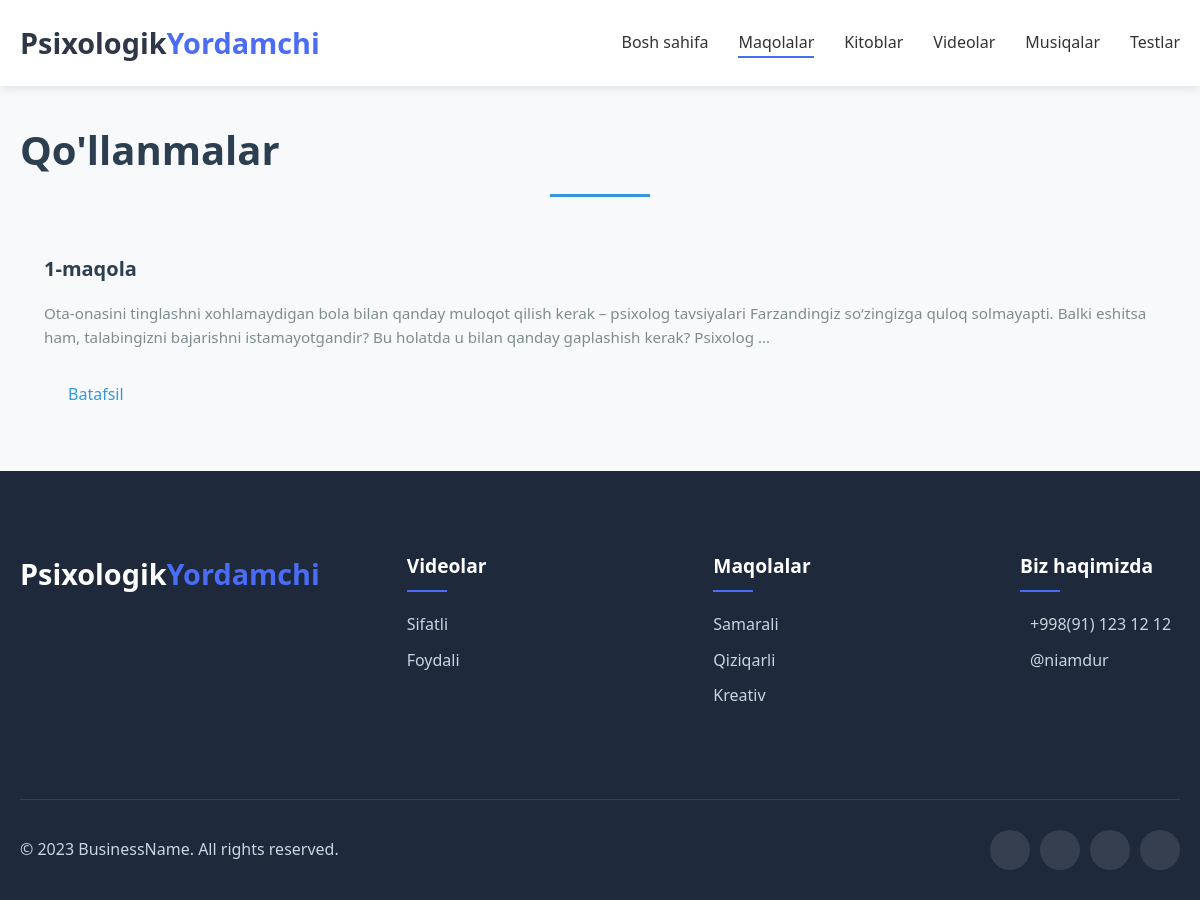
/guides/, run on the app's committed database.
### app/models.py (models this page shows, shortened)
class Guide(models.Model):
    title = models.CharField(max_length=200)
    content = models.TextField()
    created_at = models.DateTimeField(auto_now_add=True)
    class Meta:
        verbose_name = 'Maqolalar '
        verbose_name_plural = 'Maqolalar '

### app/views.py (the view)
# urls.py: path('guides/', views.guides, name='guides'),
def guides(request):
    guides = Guide.objects.all()
    return render(request, 'guides.html', {'guides': guides})

### templates/guides.html (shortened to what this page needs)
{% extends 'base.html' %}
{% load static %}
{% block content %}
<div class="container py-5">
    <h1 class="text-center mb-4">Qo'llanmalar</h1>
    <div class="row">
        {% for guide in guides %}
            <div class="col-md-6 mb-4">
                <div class="card shadow-sm">
                    <div class="card-body">
                        <h5 class="card-title">{{ guide.title }}</h5>
                        <p class="card-text">{{ guide.content|truncatewords:30 }}</p>
                        <a href="{% url 'guide_detail' guide.pk%}" class="btn btn-outline-primary">Batafsil</a>
                    </div>
                </div>
            </div>
        {% empty %}
            <div class="col-12">
                <p class="text-center">Hozircha qo'llanmalar yo'q.</p>
            </div>
        {% endfor %}
    </div>
</div>
{% endblock %}

### templates/base.html (style rules this page uses)
* { margin: 0; padding: 0; box-sizing: border-box; }
body { font-family: 'Segoe UI', Tahoma, Geneva, Verdana, sans-serif; line-height: 1.6; color: #333; background-color: #f8f9fa; }
.container { width: 100%; max-width: 1200px; margin: 0 auto; padding: 0 20px; }
a { text-decoration: none; color: inherit; }
.btn { display: inline-block; padding: 12px 30px; border-radius: 30px; font-weight: 600; transition: all 0.3s ease; cursor: pointer; }

### templates/guides.html (style rules this page uses)
h1.text-center.mb-4 { font-size: 2.5rem; font-weight: 700; color: #2c3e50; margin-top: 2rem; margin-bottom: 2rem !important; position: relative; padding-bottom: 15px; }
h1.text-center.mb-4:after { content: ''; position: absolute; width: 100px; height: 3px; background-color: #3498db; bottom: 0; left: 50%; transform: translateX(-50%); }
.card { border: none; border-radius: 10px; transition: all 0.3s ease; height: 100%; overflow: hidden; }
.card-body { padding: 1.5rem; }
.card-title { color: #2c3e50; font-weight: 600; font-size: 1.25rem; margin-bottom: 1rem; }
.card-text { color: #7f8c8d; font-size: 0.95rem; line-height: 1.6; margin-bottom: 1.5rem; }
.btn-outline-primary { border-color: #3498db; color: #3498db; border-radius: 5px; padding: 0.5rem 1.5rem; font-weight: 500; transition: all 0.3s ease; }
.row { margin-bottom: 2rem; }
.card::before { content: ''; position: absolute; top: 0; left: 0; width: 100%; height: 4px; background: linear-gradient(to right, #3498db, #2980b9); transform: scaleX(0); transform-origin: left; transition: transform 0.3s ease; }
.col-md-6 { animation: fadeInUp 0.5s ease forwards; opacity: 0; }

### data on the page
Guide: title "1-maqola", content "Ota-onasini tinglashni xohlamaydigan bola bilan qanday muloqot qilish kerak – psixolog tavsiyalari Farzandingiz so‘zingizga quloq solmayapti. Balki eshitsa ham, talabingizni bajarishni istamayotgandir? Bu holatda u bilan qanday gaplashish kerak? Psixolog …"
